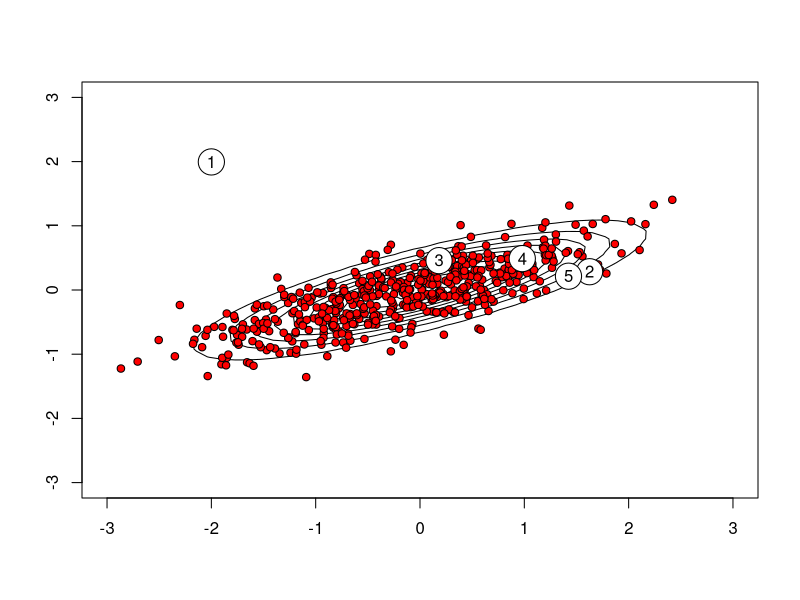

This figure's R source:
#gibbs sampler

require(mvtnorm)
require(MASS)

nsamples <- 1000  
rho <- .8
mux  <- muy <- 0
sigx <- 1
sigy <- .5
sigma <- matrix(c(sigx^2, rho*sigx*sigy, rho*sigy*sigx, sigy^2),
                nrow=2)  
#draw contour plot of known distribution
fiftyticks <- seq(from=-3, to =3, length.out=50) 
y<-rep(fiftyticks,50)
x<-rep(fiftyticks,each=50)
z<-matrix( dmvnorm(cbind(y,x), c(mux,muy), sigma), 50, 50) #Bivariate Gaussian 
contour(list(x=fiftyticks,y=fiftyticks,z=z),
        ylim=c(-3,3),xlim=c(-3,3),drawlabels=FALSE) 

#gibbs sampling
sxt1mr <- sqrt(sigx^2*(1-rho^2)) 
syt1mr <- sqrt(sigy^2*(1-rho^2))
rxy <- rho*(sigx/sigy)
ryx <- rho*(sigy/sigx)             
xsamp <- ysamp <- rep(0,nsamples)
xsamp[1] <- -2   
ysamp[1] <- 2   
for (i in c(1:(nsamples-1))) { 
    xsamp[i+1] <- rnorm(1, mean=rxy*ysamp[i], sd=sxt1mr)  
    ysamp[i+1] <- rnorm(1, mean=ryx*xsamp[i+1], sd=syt1mr)  
}

points(xsamp[-c(1:500)],ysamp[-c(1:500)],pch=21,bg="red") #burnin 500
for (j in c(1:5)){
  points(xsamp[j], ysamp[j]-.005, pch=21,cex=3.5, bg="white")
  text(xsamp[j], ysamp[j], as.character(j))  # show the first 5 samples
}
cor.test(xsamp,ysamp)
sd(xsamp)
sd(ysamp)

bivn<-rmvnorm(1000,rep(0,2),sigma)
#some checks
apply(bivn,2,mean)
apply(bivn,2,sd)
cor.test(bivn[,1],bivn[,2])


